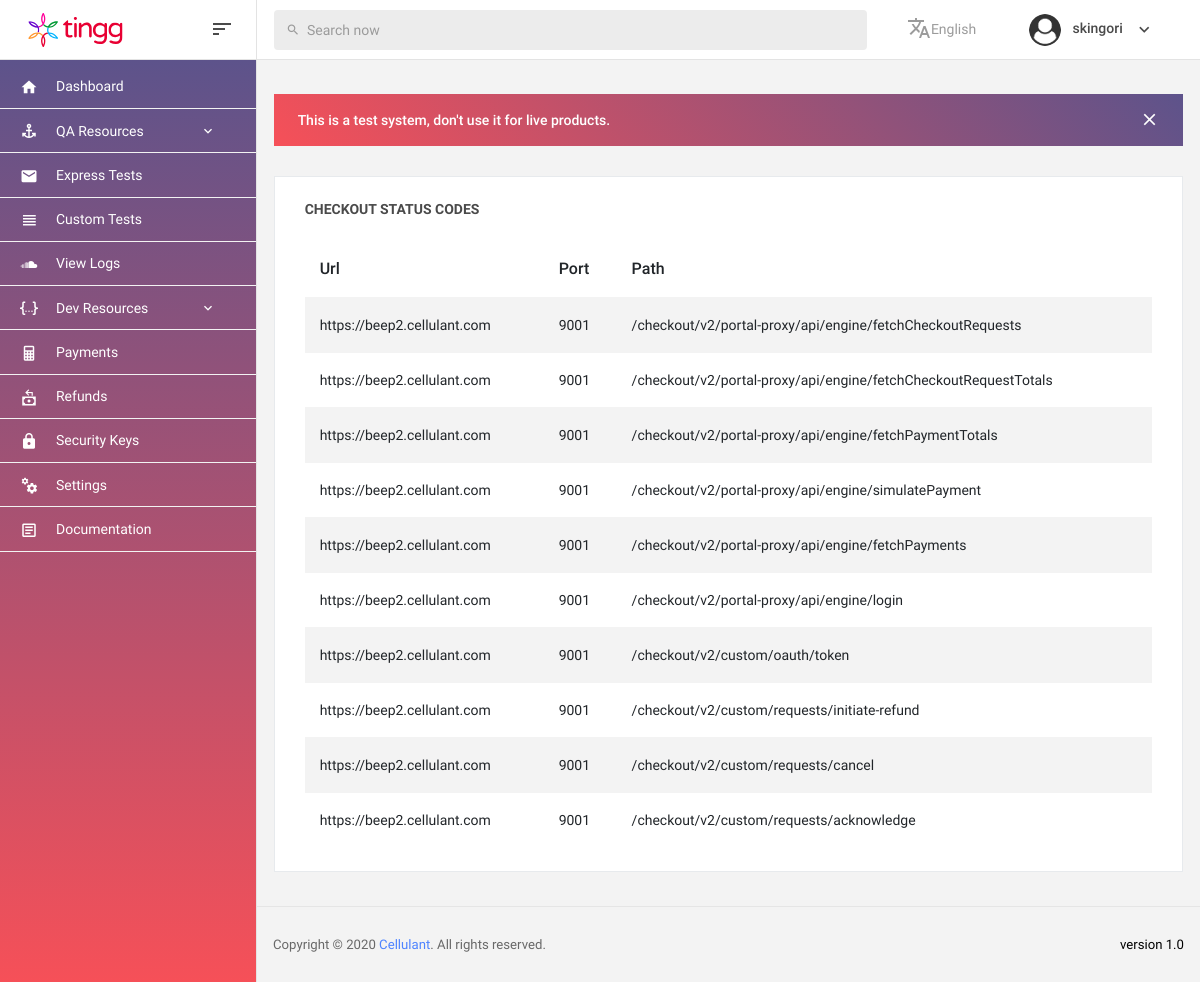
The page /accounts/endpoints/ (signed in) on the database its author committed.
### autoapp_tingg/models.py (models this page shows, shortened)
class APISettings(models.Model):
    display_name = models.CharField(max_length=30)
    unique_name = models.CharField(max_length=50, unique=True)
    url = models.URLField()
    port = models.IntegerField()
    path = models.CharField(max_length=200)
    description = models.TextField()
    class Meta:
        verbose_name = 'Endpoint'
        verbose_name_plural = 'Endpoints'
        db_table = 'APISettings'

### autoapp_tingg/views.py (the view)
# urls.py: path('endpoints/', views.GetEndpointsList.as_view(), name='endpoints'),
class GetEndpointsList(ListView):
    template_name = 'home/api_endpoints.html'
    model = APISettings
    def get_context_data(self, **kwargs):
        context = super().get_context_data(**kwargs)
        context['username'] = self.request.session['username']
        return context

### autoapp_tingg/templates/home/api_endpoints.html
{% extends 'home/new_base.html' %}
{% load static %}
{% block content-wrapper %}
    {% block home-message %}
        {% block home-banner %}
            {% include 'partials/_banner.html' %}
        {% endblock home-banner %}
        {% include 'partials/_endpoints_table.html' %}
    {% endblock home-message %}
{% endblock %}

### autoapp_tingg/templates/partials/_endpoints_table.html
{% load i18n %}
<div class="card">
    <div class="card-body">
        <div class="d-flex justify-content-between flex-wrap card-title">
            <div class="d-flex align-items-end flex-wrap">
                <div class="mr-md-3 mr-xl-5">
                    {% trans 'Checkout Status Codes' %}
                </div>
            </div>
        </div>
        <div class="table-responsive">
        {% if object_list %}
            <table id="checkout_requests" class="table table-striped table-hover">
                <thead>
                <tr>
                    <th>Url</th>
                    <th>Port</th>
                    <th>Path</th>
                </tr>
                </thead>
                <tbody>
                {% for i in object_list %}
                    <tr>
                        <td>{{ i.url }}</td>
                    <td>{{ i.port }}</td>
                    <td>{{ i.path }}</td>
                    </tr>
                {% endfor %}
                </tbody>
            </table>
        {% else %}
        No data found!
        {% endif %}
        </div>
    </div>
</div>

### rows shown on the page
APISettings: url "https://beep2.cellulant.com", port "9001", path "/checkout/v2/portal-proxy/api/engine/fetchCheckoutRequests"
APISettings: url "https://beep2.cellulant.com", port "9001", path "/checkout/v2/portal-proxy/api/engine/fetchCheckoutRequestTotals"
APISettings: url "https://beep2.cellulant.com", port "9001", path "/checkout/v2/portal-proxy/api/engine/fetchPaymentTotals"
APISettings: url "https://beep2.cellulant.com", port "9001", path "/checkout/v2/portal-proxy/api/engine/simulatePayment"
APISettings: url "https://beep2.cellulant.com", port "9001", path "/checkout/v2/portal-proxy/api/engine/fetchPayments"
APISettings: url "https://beep2.cellulant.com", port "9001", path "/checkout/v2/portal-proxy/api/engine/login"
APISettings: url "https://beep2.cellulant.com", port "9001", path "/checkout/v2/custom/oauth/token"
APISettings: url "https://beep2.cellulant.com", port "9001", path "/checkout/v2/custom/requests/initiate-refund"
APISettings: url "https://beep2.cellulant.com", port "9001", path "/checkout/v2/custom/requests/cancel"
APISettings: url "https://beep2.cellulant.com", port "9001", path "/checkout/v2/custom/requests/acknowledge"

### other values the page prints
{{ language.name_local }} "English"
{{ username }} "skingori"
